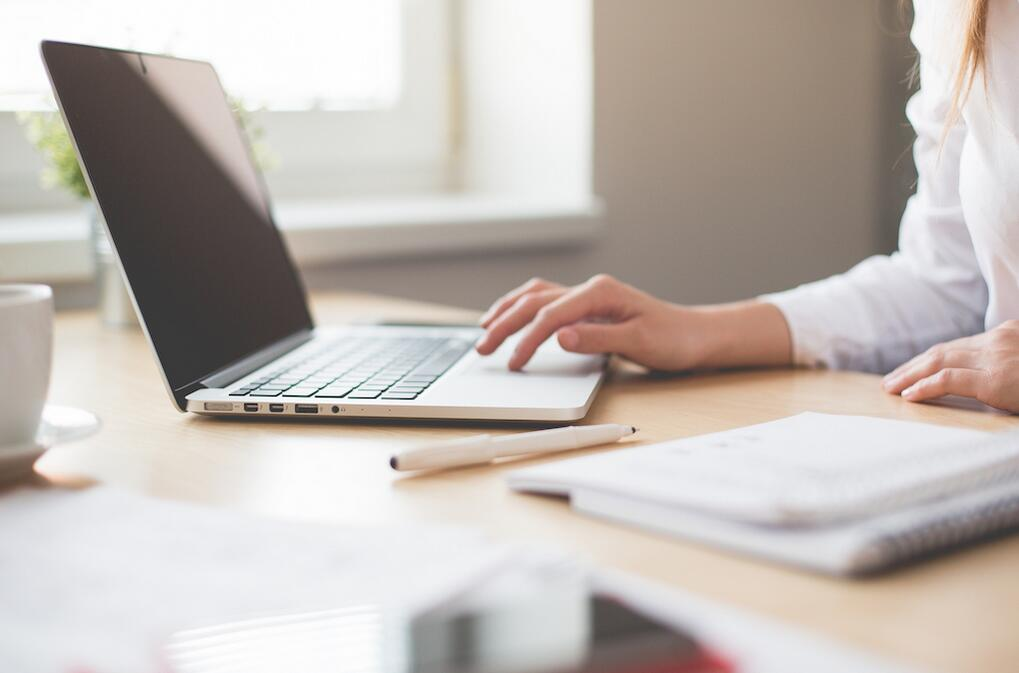
#> input picture Python/openCV/loginLog.jpg, 1019 x 673 px
$ python cat.py
#> lines starting #> are read from the running program, lines starting #| are printed output that depends on the picture
import cv2

img = cv2.imread('loginLog.jpg', 0)
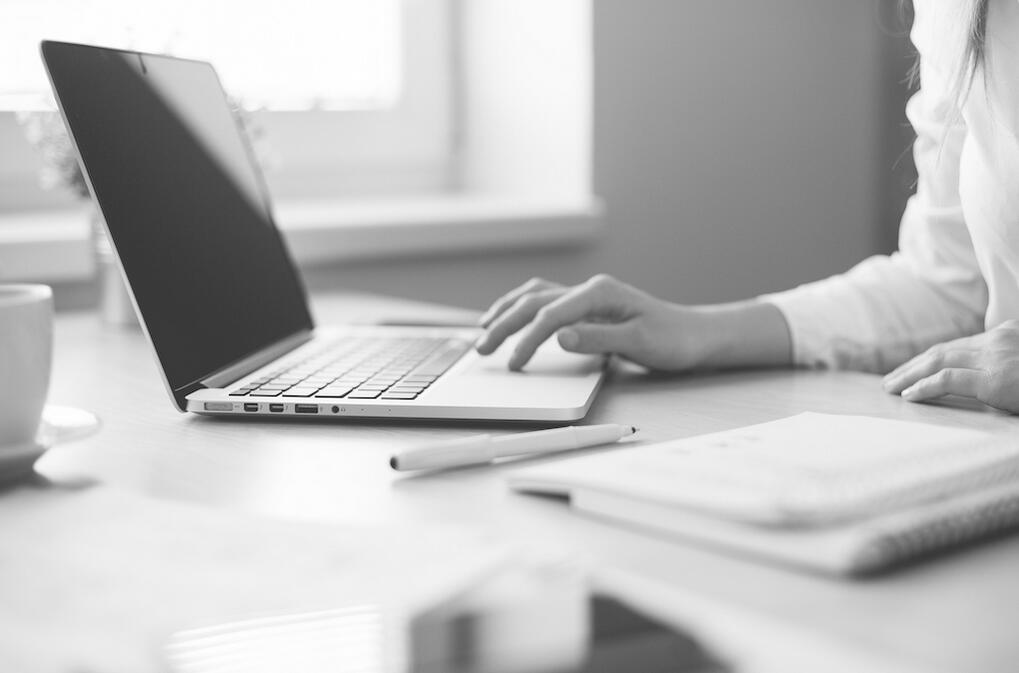
#> img: shape (673, 1019); min 0, max 255, mean 186.9

# cv2.WINDOW_NORMAL参数指示可以调整大小,缺省的参数是cv2.WINDOW_AUTOSIZE,即根据图片的大小来显示
cv2.namedWindow('image', cv2.WINDOW_NORMAL)

# 显示图片
cv2.imshow('image', img)

# 等待键盘,0代表无限等待,10代表10ms
cv2.waitKey(0)

# 保存图片的操作,保存到当前目录下的save.png
cv2.imwrite('save.png', img)

# 销毁窗口
cv2.destroyAllWindows()
